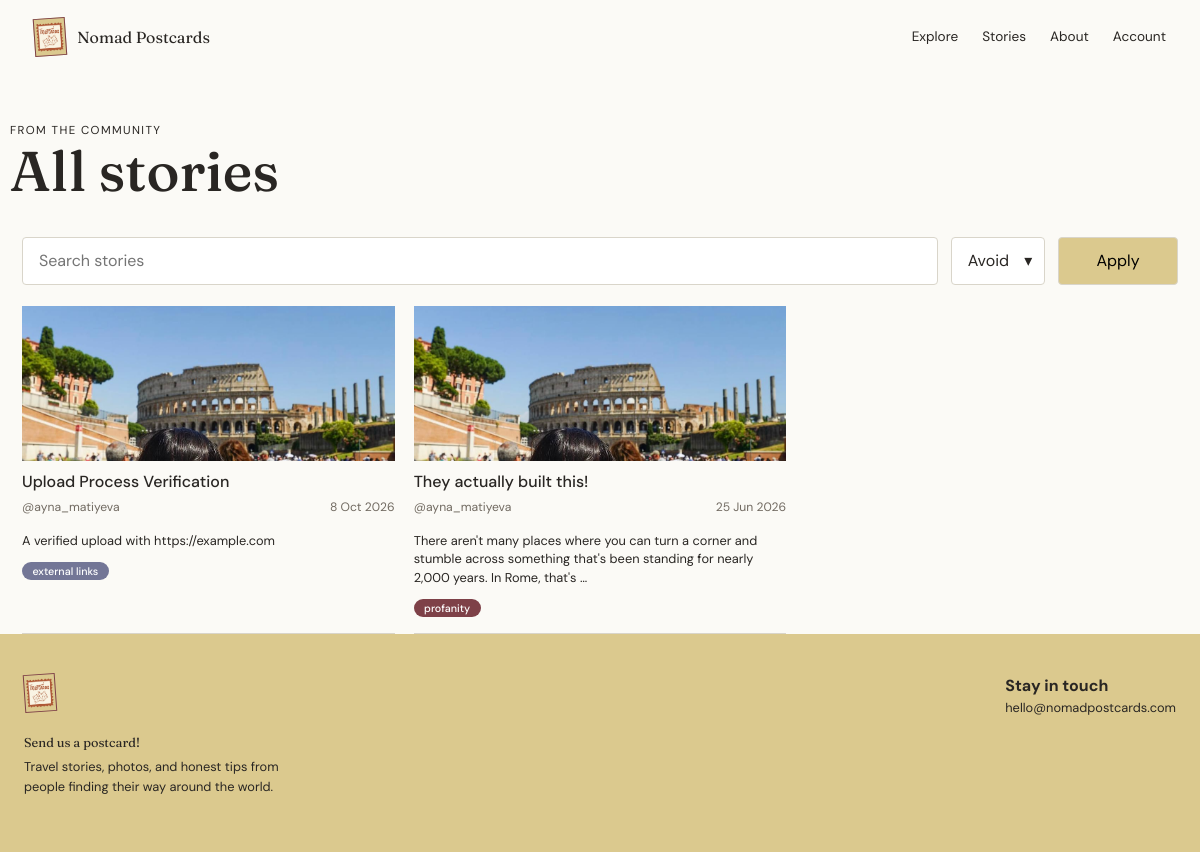
The app's page /posts/, older data.
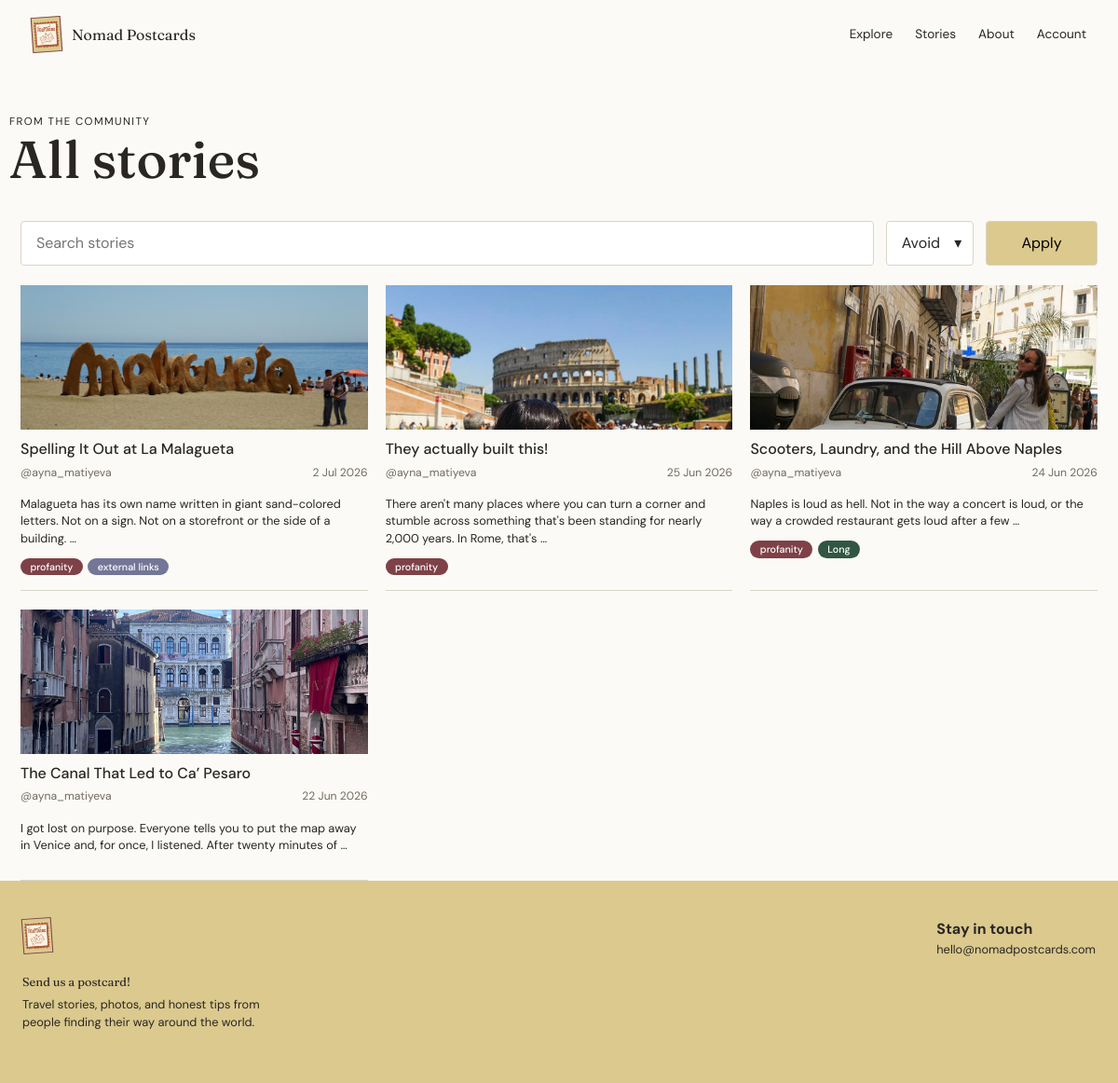
The same page, newer data.
### core/models.py (models this page shows, shortened)
class Post(models.Model):
    title = models.CharField(max_length=200)
    slug = models.SlugField(max_length=220, unique=True, blank=True)
    content = models.TextField()
    image = models.ImageField(upload_to="post_images/", blank=True, null=True)
    author = models.ForeignKey(
        settings.AUTH_USER_MODEL,
        on_delete=models.CASCADE
    )
    created_at = models.DateTimeField(default=timezone.now)
    is_hidden = models.BooleanField(default=False)
    has_explicit_langauge = models.BooleanField(default=False)
    is_long_read = models.BooleanField(default=False)
    has_external_links = models.BooleanField(default=False)
    def get_absolute_url(self):
        return reverse("core:post_detail", kwargs={"slug": self.slug})

### core/views.py (the view)
# urls.py: path("posts/", views.PostListView.as_view(), name="post_list"),
class PostListView(ListView):
	model = Post
	template_name = "core/post_list.html"
	context_object_name = "posts"
	def get_queryset(self):
		self.search_query = self.request.GET.get("q", "").strip()
		self.excluded_labels = self.request.GET.getlist("exclude")
		return searched_posts(self.search_query, self.excluded_labels)
	def get_context_data(self, **kwargs):
		context = super().get_context_data(**kwargs)
		context["search_query"] = self.search_query
		context["excluded_labels"] = self.excluded_labels
		return context

### core/views.py (called while the page is built)
def searched_posts(query="", excluded_labels=None):
	posts = Post.objects.filter(is_hidden=False).order_by("-created_at")
	if query:
		posts = posts.filter(
			Q(title__icontains=query)
			| Q(content__icontains=query)
			| Q(author__username__icontains=query)
		)
	label_fields = {
		"profanity": "has_explicit_langauge",
		"external-links": "has_external_links",
		"long": "is_long_read",
	}
	for label in excluded_labels or []:
		if label in label_fields:
			posts = posts.filter(**{label_fields[label]: False})
	return posts

### core/templates/core/post_list.html (shortened to what this page needs)
{% extends "core/base.html" %}
{% block content %}
<section class="page-heading container">
    <p class="eyebrow">From the community</p>
    <h1>All stories</h1>
</section>
<section class="container feed-section">
    <form class="feed-tools" method="get" action="{% url 'core:post_list' %}">
        <input id="post-search" name="q" type="search" value="{{ search_query }}" placeholder="Search stories">
        <details class="avoid-menu">
            <summary>Avoid</summary>
        </details>
        <button type="submit">Apply</button>
    </form>
    <div class="post-grid">
        {% for post in posts %}
            {% include "core/post_card.html" with post=post %}
        {% empty %}
            <p class="empty-state">No stories have been published yet.</p>
        {% endfor %}
    </div>
</section>
{% endblock %}

### core/templates/core/post_card.html
<article class="post-card">
    <a class="post-card-image" href="{{ post.get_absolute_url }}" aria-label="Read {{ post.title }}">
        {% if post.image %}
            <img src="{{ post.image.url }}" alt="{{ post.title }}">
        {% else %}
            <span class="image-placeholder">{{ post.title|slice:":1" }}</span>
        {% endif %}
    </a>
    <div class="post-card-body">
        <h3><a href="{{ post.get_absolute_url }}">{{ post.title }}</a></h3>
        <p class="post-meta">@{{ post.author.username }} <span>{{ post.created_at|date:"j M Y" }}</span></p>
        <p class="post-excerpt">{{ post.content|truncatewords:24 }}</p>
        <div class="badges">
            {% if post.has_explicit_langauge %}<span class="badge badge-red">profanity</span>{% endif %}
            {% if post.is_long_read %}<span class="badge badge-green">Long</span>{% endif %}
            {% if post.has_external_links %}<span class="badge badge-blue">external links</span>{% endif %}
        </div>
    </div>
</article>

Row changes from the older to the newer data that the page shows:
no longer on this page (row edited): Post: image (picture), title "Upload Process Verification", author.username "ayna_matiyeva", created_at "8 Oct 2026", content "A verified upload with https://example.com", has_external_links "external links"
added Post: image (picture), title "Spelling It Out at La Malagueta", author.username "ayna_matiyeva", created_at "2 Jul 2026", content "Malagueta has its own name written in giant sand-colored letters. Not on a sign. Not on a storefront or the side of a building. …", has_explicit_langauge "profanity", has_external_links "external links"
added Post: image (picture), title "Scooters, Laundry, and the Hill Above Naples", author.username "ayna_matiyeva", created_at "24 Jun 2026", content "Naples is loud as hell. Not in the way a concert is loud, or the way a crowded restaurant gets loud after a few …", has_explicit_langauge "profanity", is_long_read "Long"
added Post: image (picture), title "The Canal That Led to Ca’ Pesaro", author.username "ayna_matiyeva", created_at "22 Jun 2026", content "I got lost on purpose. Everyone tells you to put the map away in Venice and, for once, I listened. After twenty minutes of …"
